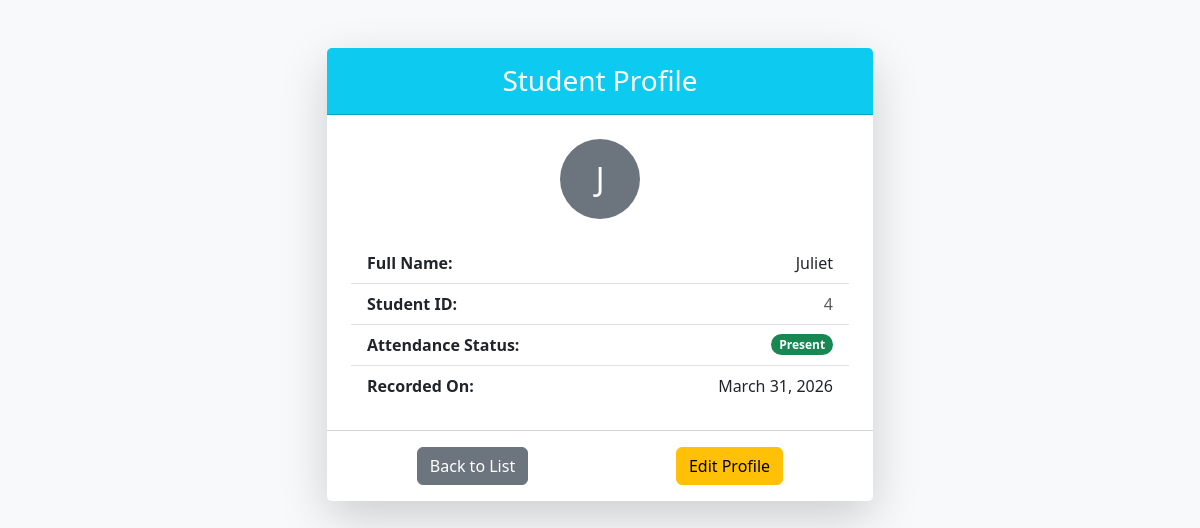
The page /student/5/ on the database its author committed.
### attendance/models.py (models this page shows, shortened)
class Student(models.Model):
    name = models.CharField(max_length =100)
    student_id = models.CharField(max_length =20)
    is_present = models.BooleanField(default=False)
    date = models.DateField()

### attendance/views.py (the view)
# urls.py: path('student/<int:pk>/', views.student_detail, name='student_detail'),
def student_detail(request, pk):
    single_student = Student.objects.get(id=pk)
    return render(request, 'attendance/student_detail.html', {'student': single_student})

### attendance/templates/attendance/student_detail.html (shortened to what this page needs)
<!DOCTYPE html>
<html lang="en">
<head>
    <link href="https://cdn.jsdelivr.net/npm/bootstrap@5.3.0/dist/css/bootstrap.min.css" rel="stylesheet">
</head>
<body class="bg-light">
    <div class="container mt-5">
        <div class="row justify-content-center">
            <div class="col-md-6">
                <div class="card shadow-lg border-0">
                    <div class="card-header bg-info text-white text-center py-3">
                        <h3 class="mb-0">Student Profile</h3>
                    </div>
                    <div class="card-body p-4">
                        <div class="mb-4 text-center">
                            <div class="bg-secondary text-white rounded-circle d-inline-flex align-items-center justify-content-center"
                                style="width: 80px; height: 80px; font-size: 2rem;">
                                {{ student.name|first|upper }}
                            </div>
                        </div>
                        <ul class="list-group list-group-flush">
                            <li class="list-group-item d-flex justify-content-between align-items-center">
                                <strong>Full Name:</strong>
                                <span>{{ student.name }}</span>
                            </li>
                            <li class="list-group-item d-flex justify-content-between align-items-center">
                                <strong>Student ID:</strong>
                                <span class="text-muted">{{ student.student_id }}</span>
                            </li>
                            <li class="list-group-item d-flex justify-content-between align-items-center">
                                <strong>Attendance Status:</strong>
                                {% if student.is_present %}
                                <span class="badge rounded-pill bg-success">Present</span>
                                {% else %}
                                <span class="badge rounded-pill bg-danger">Absent</span>
                                {% endif %}
                            </li>
                            <li class="list-group-item d-flex justify-content-between align-items-center">
                                <strong>Recorded On:</strong>
                                <span>{{ student.date }}</span>
                            </li>
                        </ul>
                    </div>
                    <div class="card-footer bg-white d-flex justify-content-around py-3">
                        <a href="{% url 'student_list' %}" class="btn btn-secondary">Back to List</a>
                        <a href="{% url 'student_update' student.pk %}" class="btn btn-warning">Edit Profile</a>
                    </div>
                </div>
            </div>
        </div>
    </div>
</body>
</html>

### rows shown on the page
Student: name|first "J", name "Juliet", student_id "4", date "March 31, 2026"
